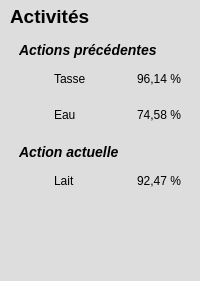
        <widget class="QFrame" name="activites">
         <property name="styleSheet">
          <string notr="true">background-color: #ddd;
border: none;</string>
         </property>
         <property name="frameShape">
          <enum>QFrame::StyledPanel</enum>
         </property>
         <property name="frameShadow">
          <enum>QFrame::Raised</enum>
         </property>
         <layout class="QVBoxLayout" name="verticalLayout_4">
          <property name="spacing">
           <number>5</number>
          </property>
          <property name="leftMargin">
           <number>10</number>
          </property>
          <property name="topMargin">
           <number>5</number>
          </property>
          <property name="rightMargin">
           <number>10</number>
          </property>
          <property name="bottomMargin">
           <number>5</number>
          </property>
          <item>
           <widget class="QLabel" name="activitesTitre">
            <property name="sizePolicy">
             <sizepolicy hsizetype="Preferred" vsizetype="Preferred">
              <horstretch>0</horstretch>
              <verstretch>0</verstretch>
             </sizepolicy>
            </property>
            <property name="minimumSize">
             <size>
              <width>0</width>
              <height>20</height>
             </size>
            </property>
            <property name="maximumSize">
             <size>
              <width>16777215</width>
              <height>16777215</height>
             </size>
            </property>
            <property name="font">
             <font>
              <pointsize>14</pointsize>
              <weight>75</weight>
              <bold>true</bold>
             </font>
            </property>
            <property name="styleSheet">
             <string notr="true"/>
            </property>
            <property name="text">
             <string>Activités</string>
            </property>
            <property name="alignment">
             <set>Qt::AlignLeading|Qt::AlignLeft|Qt::AlignTop</set>
            </property>
           </widget>
          </item>
          <item>
           <widget class="QFrame" name="actionsPrecedentes">
            <property name="frameShape">
             <enum>QFrame::StyledPanel</enum>
            </property>
            <property name="frameShadow">
             <enum>QFrame::Raised</enum>
            </property>
            <layout class="QVBoxLayout" name="verticalLayout_13">
             <property name="bottomMargin">
              <number>0</number>
             </property>
             <item>
              <widget class="QLabel" name="actionsPrecedentesTitre">
               <property name="styleSheet">
                <string notr="true">font-weight: bold;
font-style: italic;
font-size: 14px;</string>
               </property>
               <property name="text">
                <string>Actions précédentes</string>
               </property>
              </widget>
             </item>
             <item>
              <widget class="QFrame" name="actionsPrecedentes1">
               <property name="frameShape">
                <enum>QFrame::StyledPanel</enum>
               </property>
               <property name="frameShadow">
                <enum>QFrame::Raised</enum>
               </property>
               <layout class="QHBoxLayout" name="horizontalLayout_16" stretch="0,0,0">
                <property name="spacing">
                 <number>10</number>
                </property>
                <property name="leftMargin">
                 <number>5</number>
                </property>
                <property name="topMargin">
                 <number>5</number>
                </property>
                <property name="rightMargin">
                 <number>0</number>
                </property>
                <property name="bottomMargin">
                 <number>5</number>
                </property>
                <item>
                 <widget class="QLabel" name="actionPrecedente1Logo">
                  <property name="minimumSize">
                   <size>
                    <width>20</width>
                    <height>20</height>
                   </size>
                  </property>
                  <property name="maximumSize">
                   <size>
                    <width>20</width>
                    <height>20</height>
                   </size>
                  </property>
                  <property name="text">
                   <string/>
                  </property>
                  <property name="pixmap">
                   <pixmap resource="icones.qrc">:/logos/cup.png</pixmap>
                  </property>
                  <property name="scaledContents">
                   <bool>true</bool>
                  </property>
                 </widget>
                </item>
                <item>
                 <widget class="QLabel" name="actionPrecedente1Label">
                  <property name="text">
                   <string>Tasse</string>
                  </property>
                  <property name="alignment">
                   <set>Qt::AlignLeading|Qt::AlignLeft|Qt::AlignVCenter</set>
                  </property>
                 </widget>
                </item>
                <item>
                 <widget class="QLabel" name="actionPrecedente1Pourcentage">
                  <property name="minimumSize">
                   <size>
                    <width>60</width>
                    <height>20</height>
                   </size>
                  </property>
                  <property name="maximumSize">
                   <size>
                    <width>16777215</width>
                    <height>16777215</height>
                   </size>
                  </property>
                  <property name="text">
                   <string>96,14 %</string>
                  </property>
                  <property name="alignment">
                   <set>Qt::AlignRight|Qt::AlignTrailing|Qt::AlignVCenter</set>
                  </property>
                 </widget>
                </item>
               </layout>
              </widget>
             </item>
             <item>
              <widget class="QFrame" name="actionsPrecedentes2">
               <property name="frameShape">
                <enum>QFrame::StyledPanel</enum>
               </property>
               <property name="frameShadow">
                <enum>QFrame::Raised</enum>
               </property>
               <layout class="QHBoxLayout" name="horizontalLayout_17" stretch="0,0,0">
                <property name="spacing">
                 <number>10</number>
                </property>
                <property name="leftMargin">
                 <number>5</number>
                </property>
                <property name="topMargin">
                 <number>5</number>
                </property>
                <property name="rightMargin">
                 <number>0</number>
                </property>
                <property name="bottomMargin">
                 <number>5</number>
                </property>
                <item>
                 <widget class="QLabel" name="actionsPrecedentes2Logo">
                  <property name="minimumSize">
                   <size>
                    <width>20</width>
                    <height>20</height>
                   </size>
                  </property>
                  <property name="maximumSize">
                   <size>
                    <width>20</width>
                    <height>20</height>
                   </size>
                  </property>
                  <property name="text">
                   <string/>
                  </property>
                  <property name="pixmap">
                   <pixmap resource="icones.qrc">:/logos/cup.png</pixmap>
                  </property>
                  <property name="scaledContents">
                   <bool>true</bool>
                  </property>
                 </widget>
                </item>
                <item>
                 <widget class="QLabel" name="actionsPrecedentes2Label">
                  <property name="text">
                   <string>Eau</string>
                  </property>
                  <property name="alignment">
                   <set>Qt::AlignLeading|Qt::AlignLeft|Qt::AlignVCenter</set>
                  </property>
                 </widget>
                </item>
                <item>
                 <widget class="QLabel" name="actionsPrecedentes2Pourcentage">
                  <property name="minimumSize">
                   <size>
                    <width>60</width>
                    <height>20</height>
                   </size>
                  </property>
                  <property name="maximumSize">
                   <size>
                    <width>16777215</width>
                    <height>16777215</height>
                   </size>
                  </property>
                  <property name="text">
                   <string>74,58 %</string>
                  </property>
                  <property name="alignment">
                   <set>Qt::AlignRight|Qt::AlignTrailing|Qt::AlignVCenter</set>
                  </property>
                 </widget>
                </item>
               </layout>
              </widget>
             </item>
            </layout>
           </widget>
          </item>
          <item>
           <widget class="QFrame" name="actionActuelle">
            <property name="frameShape">
             <enum>QFrame::StyledPanel</enum>
            </property>
            <property name="frameShadow">
             <enum>QFrame::Raised</enum>
            </property>
            <layout class="QVBoxLayout" name="verticalLayout_14">
             <property name="bottomMargin">
              <number>0</number>
             </property>
             <item>
              <widget class="QLabel" name="actionActuelleTitre">
               <property name="styleSheet">
                <string notr="true">font-weight: bold;
font-style: italic;
font-size: 14px;</string>
               </property>
               <property name="text">
                <string>Action actuelle</string>
               </property>
              </widget>
             </item>
             <item>
              <widget class="QFrame" name="actionActuelle1">
               <property name="frameShape">
                <enum>QFrame::StyledPanel</enum>
               </property>
               <property name="frameShadow">
                <enum>QFrame::Raised</enum>
               </property>
               <layout class="QHBoxLayout" name="horizontalLayout_18" stretch="0,0,0">
                <property name="spacing">
                 <number>10</number>
                </property>
                <property name="leftMargin">
                 <number>5</number>
                </property>
                <property name="topMargin">
                 <number>5</number>
                </property>
                <property name="rightMargin">
                 <number>0</number>
                </property>
                <property name="bottomMargin">
                 <number>5</number>
                </property>
                <item>
                 <widget class="QLabel" name="actionActuelle1Logo">
                  <property name="minimumSize">
                   <size>
                    <width>20</width>
                    <height>20</height>
                   </size>
                  </property>
                  <property name="maximumSize">
                   <size>
                    <width>20</width>
                    <height>20</height>
                   </size>
                  </property>
                  <property name="text">
                   <string/>
                  </property>
                  <property name="pixmap">
                   <pixmap resource="icones.qrc">:/logos/cup.png</pixmap>
                  </property>
                  <property name="scaledContents">
                   <bool>true</bool>
                  </property>
                 </widget>
                </item>
                <item>
                 <widget class="QLabel" name="actionActuelle1Label">
                  <property name="text">
                   <string>Lait</string>
                  </property>
                  <property name="alignment">
                   <set>Qt::AlignLeading|Qt::AlignLeft|Qt::AlignVCenter</set>
                  </property>
                 </widget>
                </item>
                <item>
                 <widget class="QLabel" name="actionActuelle1Pourcentage">
                  <property name="minimumSize">
                   <size>
                    <width>60</width>
                    <height>20</height>
                   </size>
                  </property>
                  <property name="maximumSize">
                   <size>
                    <width>16777215</width>
                    <height>16777215</height>
                   </size>
                  </property>
                  <property name="text">
                   <string>92,47 %</string>
                  </property>
                  <property name="alignment">
                   <set>Qt::AlignRight|Qt::AlignTrailing|Qt::AlignVCenter</set>
                  </property>
                 </widget>
                </item>
               </layout>
              </widget>
             </item>
            </layout>
           </widget>
          </item>
          <item>
           <spacer name="activitesSpacer">
            <property name="orientation">
             <enum>Qt::Vertical</enum>
            </property>
            <property name="sizeHint" stdset="0">
             <size>
              <width>20</width>
              <height>80</height>
             </size>
            </property>
           </spacer>
          </item>
         </layout>
        </widget>
